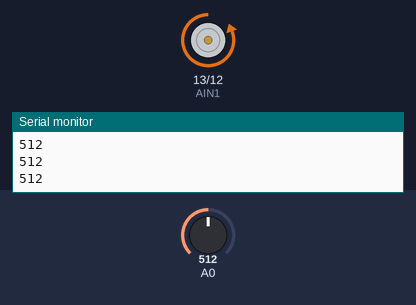
Recording of a sketch running on a simulated Arduino Uno, built with avr-gcc and run on an emulated ATmega328P. On the bench: motor-driver pin pairs drawn as motors (green arrow = first pin HIGH = forward, orange = second pin HIGH = backward, longer = more drive, scaled by the enable pin), the last lines printed to the serial monitor. Inputs (shaded band) come from the test bench; at power-on: A0 = 512.

Above: at 1.2 s.
1.3 s: A0 set to 485
At 1.9 s:
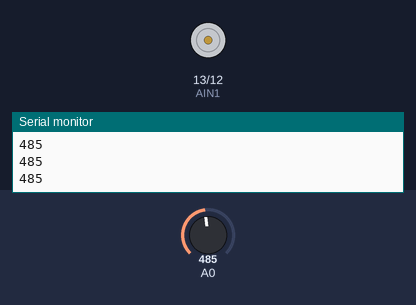
2.8 s: A0 set to 510
At 4.0 s:
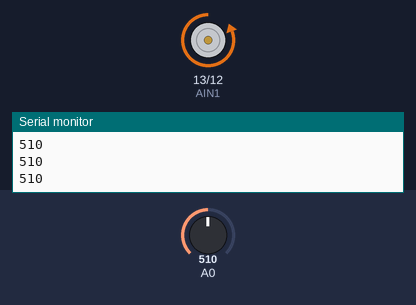
4.3 s: A0 set to 490
At 5.2 s:
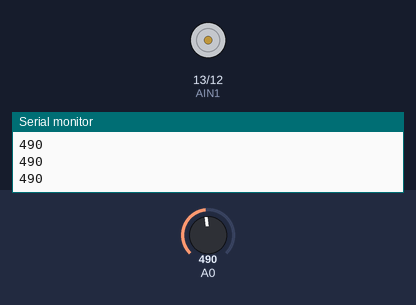
Timing chart, 0 to 7.3 s (numbered marks = the images above; inputs shaded):
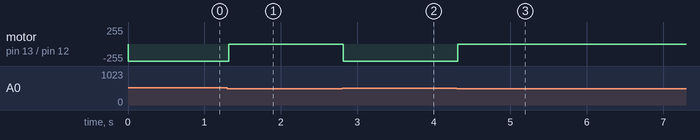

The sketch:

Uno_motor.ino
```cpp
//Motor's Code from https://learn.sparkfun.com/tutorials/activity-guide-for-sparkfun-tinker-kit/circuit-10-motor-basics

//the motor will be controlled by the motor A pins on the motor driver
const int AIN1 = 13;           //control pin 1 on the motor driver for the motor
const int AIN2 = 12;            //control pin 2 on the motor driver for the motor
const int PWMA = 11;            //speed control pin on the motor driver for the motor

//VARIABLES
int motorSpeed = 0;       //starting speed for the motor
int photoresistor = 0;              //this variable will hold a value of the photoresistor
int threshold = 500;                //if the photoresistor reading is below this value the motor will turn on

void setup() {
  Serial.begin(9600); // initialize serial.

  //set the motor control pins as outputs
  pinMode(AIN1, OUTPUT);
  pinMode(AIN2, OUTPUT);
  pinMode(PWMA, OUTPUT);
}

void loop() {
  photoresistor = analogRead(A0);   //set photoresistor to a number between 0 and 1023 read from A0
  Serial.println(photoresistor);    //print the value of photoresistor in the serial monitor on the computer

  if (photoresistor > threshold) {    //if the value of photoresistor is greater than the threshold's value, the bot will move forward
    Serial.println(photoresistor);    //print the value of photoresistor in the serial monitor on the computer


    //drive bot to move forward
    digitalWrite(AIN1, LOW);              //set pin 1 to low
    digitalWrite(AIN2, HIGH);             //set pin 2 to high
    analogWrite(PWMA, 255);               //drive it at max speed


  } else {                           //if the value of photoresistor is less than the threshold's value, the bot will stop
    Serial.println(photoresistor);    //print the value of photoresistor in the serial monitor on the computer

    //stop motor
    digitalWrite(AIN1, LOW);            //set pin 1 to low
    digitalWrite(AIN2, LOW);            //set pin 2 to low
    analogWrite(PWMA, 0);               //stop the motor
  }


}
```

Measured:
- the behaviour switches between 501 and 500 on A0 (found by bisection; images 0 and 1)
- after the input at 1.3 s, motor on pin 13 (AIN1) / pin 12 (AIN2): backward 255/255 → stopped at once
- after the input at 2.8 s, motor on pin 13 (AIN1) / pin 12 (AIN2): stopped → backward 255/255 at once
- after the input at 4.3 s, motor on pin 13 (AIN1) / pin 12 (AIN2): backward 255/255 → stopped at once
